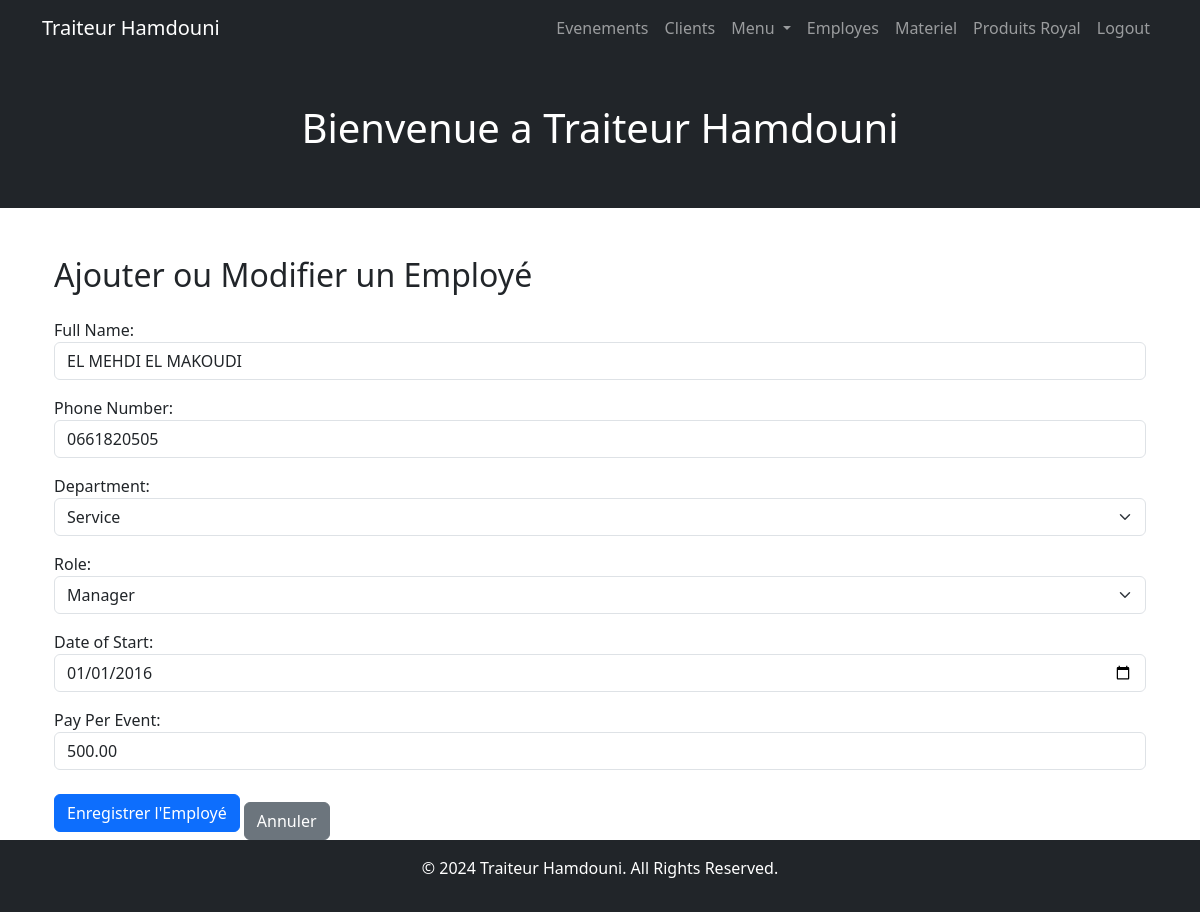
Page /employees/edit/1/ (signed in) on the committed database.
### employees/models.py (models this page shows, shortened)
class Employee(models.Model):
    full_name = models.CharField(max_length=255, verbose_name="Full Name")
    phone_number = models.CharField(max_length=15, verbose_name="Phone Number")
    department = models.CharField(max_length=50, choices=DEPARTMENTS, verbose_name="Department")
    role = models.CharField(max_length=50, choices=ROLES, verbose_name="Role")
    start_date = models.DateField(verbose_name="Date of Start")
    pay_per_event = models.DecimalField(max_digits=10, decimal_places=2, verbose_name="Pay Per Event")

### employees/views.py (the view)
# urls.py: path('edit/<int:pk>/', edit_employee, name='edit_employee'),  # Edit an existing employee
def edit_employee(request, pk):
    employee = get_object_or_404(Employee, pk=pk)
    if request.method == 'POST':
        form = EmployeeForm(request.POST, instance=employee)
        if form.is_valid():
            try:
                form.save()
                messages.success(request, "Employee updated successfully!")
                return redirect('employees:employee_list')
            except ValidationError as e:
                form.add_error(None, e)
    else:
        form = EmployeeForm(instance=employee)
    return render(request, 'employees/employee_form.html', {'form': form})

### employees/forms.py
class EmployeeForm(forms.ModelForm):
    class Meta:
        model = Employee
        fields = ['full_name', 'phone_number', 'department', 'role', 'start_date', 'pay_per_event']
        widgets = {
            'full_name': forms.TextInput(attrs={'class': 'form-control', 'placeholder': 'Enter full name'}),
            'phone_number': forms.TextInput(attrs={'class': 'form-control', 'placeholder': 'Enter phone number'}),
            'department': forms.Select(attrs={'class': 'form-select'}),
            'role': forms.Select(attrs={'class': 'form-select'}),
            'start_date': forms.DateInput(attrs={'class': 'form-control', 'type': 'date'}),
            'pay_per_event': forms.NumberInput(attrs={'class': 'form-control', 'placeholder': 'Enter pay per event'}),
        }
        labels = {
            'full_name': 'Full Name',
            'phone_number': 'Phone Number',
            'department': 'Department',
            'role': 'Role',
            'start_date': 'Date of Start',
            'pay_per_event': 'Pay Per Event',
        }

### employees/templates/employees/employee_form.html (shortened to what this page needs)
{% extends 'base.html' %}
{% block content %}
<div class="container mt-4">
    <h2 class="mb-4">Ajouter ou Modifier un Employé</h2>
    <form method="post">
        {{ form.as_p }}
        <button type="submit" class="btn btn-primary">Enregistrer l'Employé</button>
        <a href="{% url 'employees:employee_list' %}" class="btn btn-secondary mt-3">Annuler</a>
    </form>
</div>
{% endblock %}

### client/templates/base.html (style rules this page uses)
html, body { height: 100%; margin: 0; }
body { display: flex; flex-direction: column; }
.container.mt-4 { flex: 1; }

### rows in the picture
Employee: full_name "EL MEHDI EL MAKOUDI", phone_number "0661820505", department "Service", role "Manager", start_date "01/01/2016", pay_per_event "500.00"
